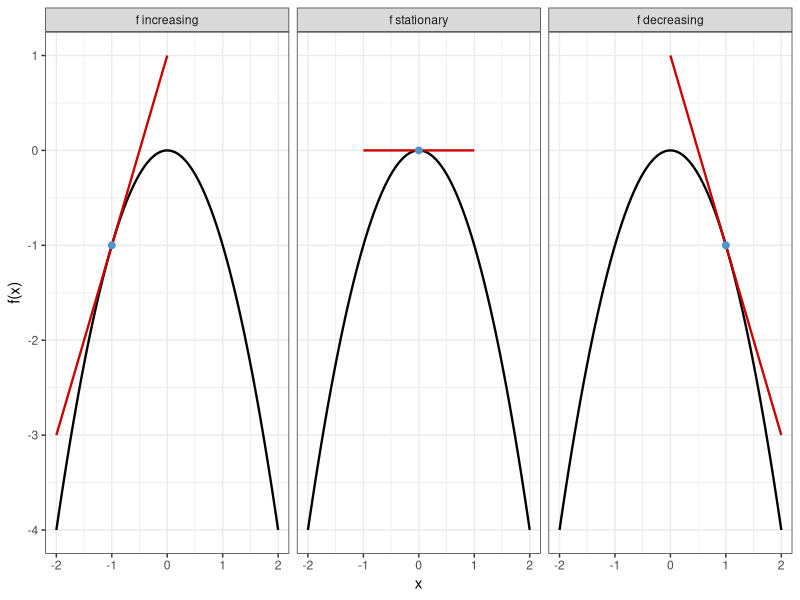
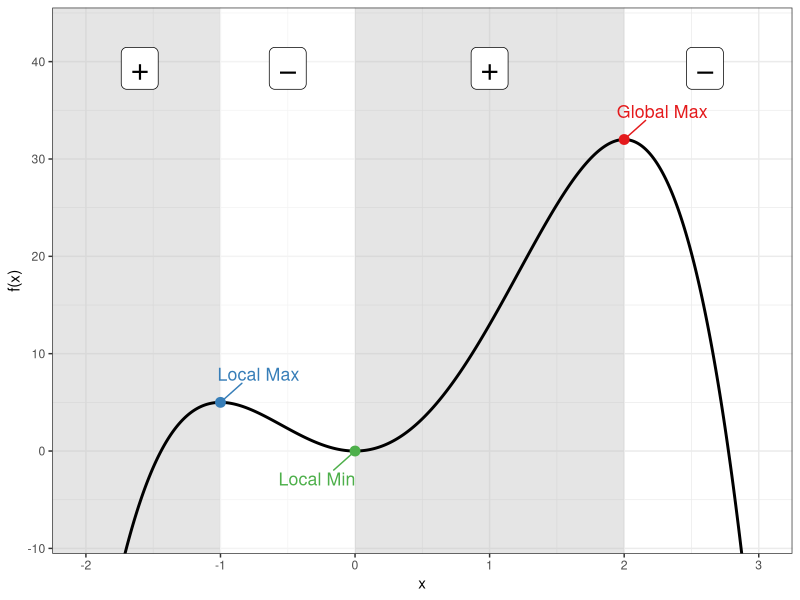
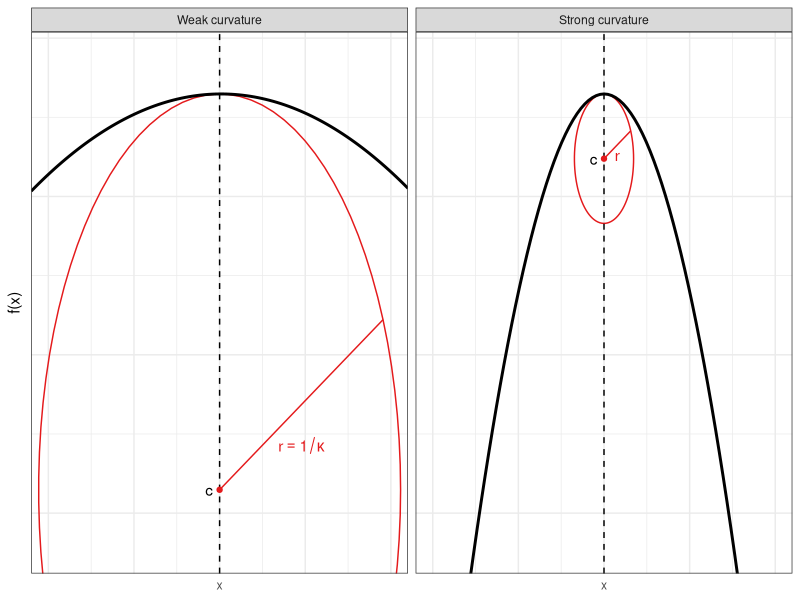
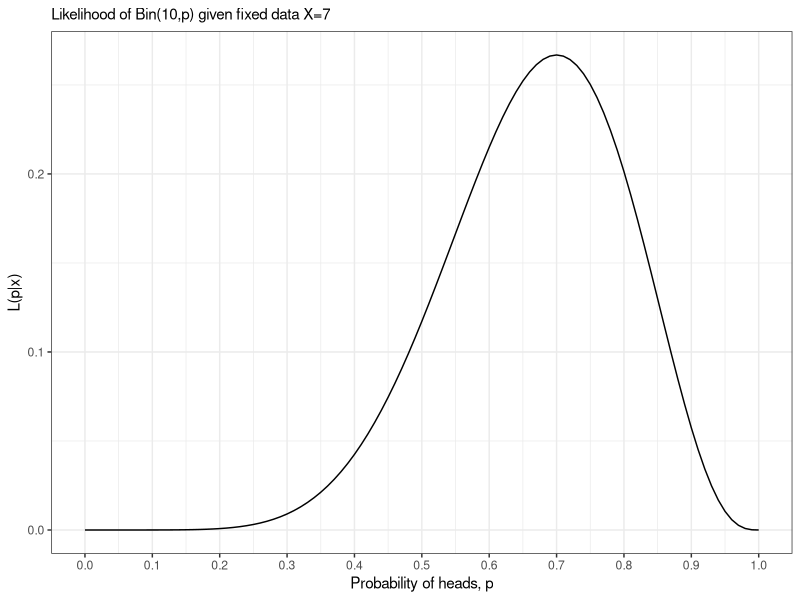
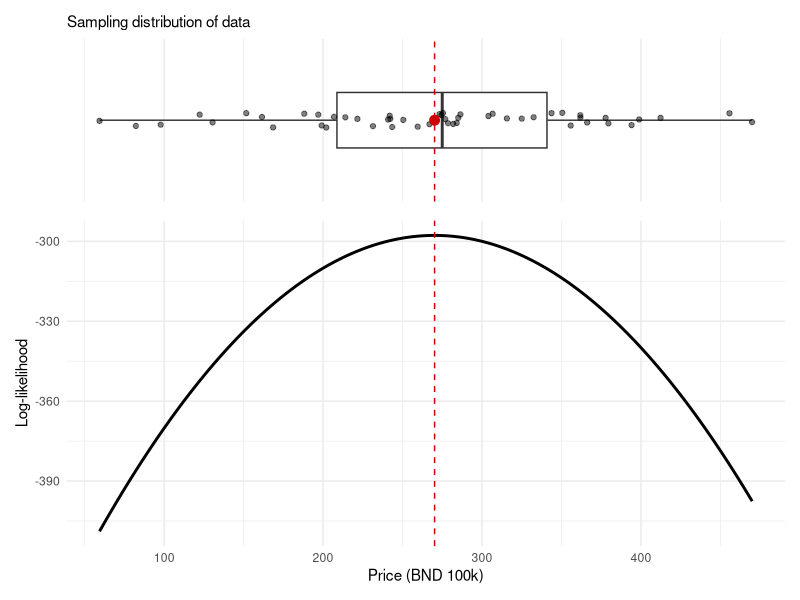
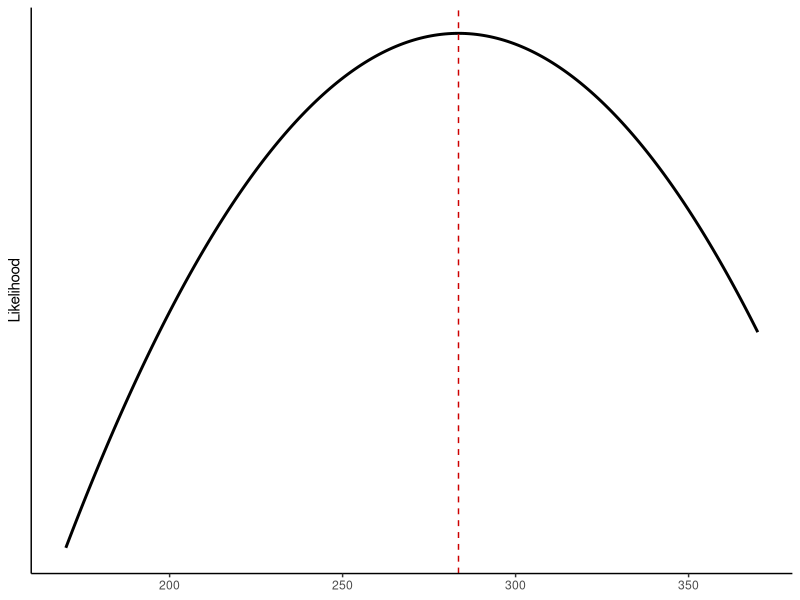
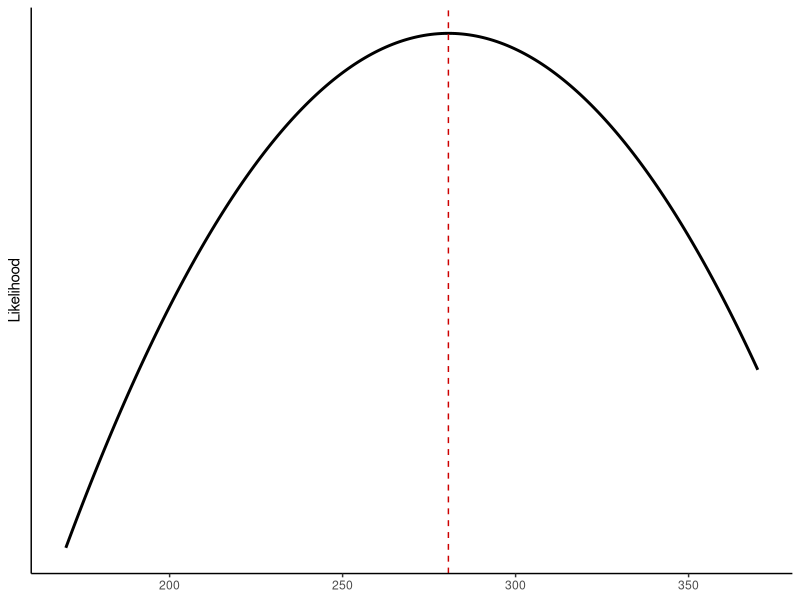
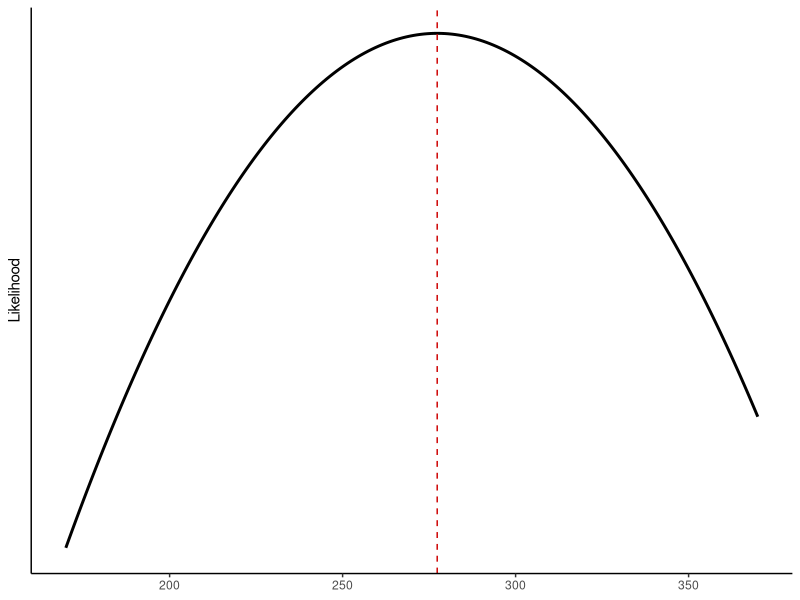

Source code (R) for these figures, in order:
## ---- chunk 1
#| fig-height: 2.8
#| fig-width: 7
#| out-width: 100%
library(tidyverse)

f <- function(x) -x^2
f_prime <- function(x) -2*x
x_pts <- c(-1, 0, 1)
fty <- factor(c("f increasing", "f stationary", "f decreasing"),
                levels = c("f increasing", "f stationary", "f decreasing"))

curve_df <- tibble(x = seq(-2, 2, length.out = 200), y = f(x))

tangent_df <- lapply(x_pts, function(a) {
  tibble(x = seq(a - 1, a + 1, length.out = 100),
         y = f_prime(a) * x + f(a) - f_prime(a) * a,
         x0 = a,
         type = fty[match(a, x_pts)])
}) |> bind_rows()

point_df <- tibble(x = x_pts, y = f(x_pts), type = fty)

ggplot() +
  geom_line(data = curve_df, aes(x, y), color = "black", linewidth = 0.8) +
  geom_line(data = tangent_df, aes(x, y), color = "red3", linewidth = 0.8) +
  geom_point(data = point_df, aes(x, y), color = "steelblue3", size = 2) +
  facet_wrap(~ type) +
  labs(x = "x", y = "f(x)") +
  theme_bw()
## ---- chunk 2
#| fig-height: 4.1
#| fig-width: 7
#| out-width: 100%
library(ggrepel)

f <- function(x) -3 * x ^ 4 + 4 * x ^ 3 + 12 * x ^ 2#-x^4 + 2*x^3 + 3*x^2 - 2*x
x_crit <- c(-1, 0, 2)
df <- tibble(x = seq(-2, 3, length.out = 500)) %>%
  mutate(y = f(x))

critical_points <- tibble(
  x = x_crit,
  label = c("Local Max", "Local Min", "Global Max"),
  color = RColorBrewer::brewer.pal(3, "Set1")
) %>%
  mutate(y = f(x))

shade_df <- tibble(
  xmin = c(-Inf, x_crit[1], x_crit[2]),
  xmax = c(x_crit[1], x_crit[2], x_crit[3]),
  fill = rep(c("grey75", "white"), length.out = 3)
)

pm_df <- tibble(
  x = ((c(-2.2, x_crit, 3.2) + c(x_crit, 3.2, 0)) / 2)[1:4],
  y = 35
)

ggplot(df, aes(x, y)) +
  geom_rect(data = shade_df, aes(xmin = xmin, xmax = xmax, ymin = -Inf, 
                                 ymax = Inf, fill = fill), 
            inherit.aes = FALSE, alpha = 0.4) +  
  scale_fill_identity() +
  geom_label(data = pm_df, aes(x, y, label = c("+", "−", "+", "−")),
            size = 8, color = "black", vjust = -0.5) +
  geom_line(color = "black", size = 1) +
  geom_point(data = critical_points, aes(x, y, color = label), size = 3,
             show.legend = FALSE) +
  geom_text_repel(
    data = critical_points, 
    aes(x, y, label = label, color = label), 
    size = 4.5, 
    seed = 4, 
    #nudge_y = 0.5,
    box.padding = 1, 
    point.padding = 0.4, 
    show.legend = FALSE
  ) +
  scale_colour_brewer(palette = "Set1") +
  coord_cartesian(ylim = c(-8, 43)) +
  labs(x = "x", y = "f(x)") +
  theme_bw()
## ---- chunk 3
#| fig-width: 7
#| fig-height: 3
#| out-width: 100%
#| label: curvature-concav
set.seed(123)
n1 <- 5
n2 <- 500
nratio <- sqrt(n2 / n1)
m <- 100
B <- 200
mu <- c(seq(5.8, 10.2, length = m - 1), 8)
res <- matrix(NA, nrow = m, ncol = B) 
score_vec1 <- score_vec2 <- mean_vec2 <- mean_vec1 <- rep(NA, B)

# Small FI
for (j in 1:B) {
  X <- rnorm(n1, mean = 8, sd = 1)
  ll <- rep(NA, length(mu))
  for (i in seq_along(ll)) 
    ll[i] <- sum(dnorm(X, mean = mu[i], sd = 1, log = TRUE)) 
  res[, j] <- ll
  mean_vec1[j] <- mean(X)
  score_vec1[j] <- sum(X - 8)
}
colnames(res) <- 1:B
res1 <-
  as_tibble(nratio * res) %>%
  mutate(mu = mu,
         mean = apply(nratio * res, 1, mean),
         n = n1) 

# Big FI
for (j in 1:B) {
  X <- rnorm(n2, mean = 8, sd = 1)
  ll <- rep(NA, length(mu))
  for (i in seq_along(ll)) 
    ll[i] <- sum(dnorm(X, mean = mu[i], sd = 1, log = TRUE)) 
  res[, j] <- ll
  mean_vec2[j] <- mean(X)
  score_vec2[j] <- sum(X - 8)
}
colnames(res) <- 1:B
res2 <-
  as_tibble(res) %>%
  mutate(mu = mu,
         mean = apply(res, 1, mean),
         n = n2) 

res <- bind_rows(res1, res2) %>%
  pivot_longer(`1`:`B`)

tmp <- res %>% filter(mu == 8) %>% summarise(mean = unique(mean)) %>% unlist()
diff <- max(tmp) - min(tmp)

res <-
  res |>
  mutate(
    value = case_when(
      n == n2 ~ value + diff,
      TRUE ~ value 
    ),
    mean = case_when(
      n == n2 ~ mean + diff,
      TRUE ~ mean
    ),
    n = factor(n, labels = c("Weak curvature", "Strong curvature"))
  )

ymax <- max(res$value) + 0.25 * abs(max(res$value))
ymin <- min(res$value)

r1 <- 5 * sd(mean_vec1)
r2 <- 8 * sd(mean_vec2)

circle <- tibble(
  n = factor(1:2, labels = c("Weak curvature", "Strong curvature")),  
  xc = c(8, 8),
  a = c(r1, r2),
  b = 500 * c(1, 1 * r2 / r1),
  yc = tmp[1] - b,
  phi = c(0, 0)
) %>% 
  expand_grid(t = seq(0, 2 * pi, length = 100)) %>%
  mutate(x = xc + a * cos(t) * cos(phi) - b * sin(t) * sin(phi),
         y = yc + a * cos(t) * sin(phi) + b * sin(t) * cos(phi))

circle_text <- 
  filter(circle, t > 0.39 & t < 0.45) %>%
  mutate(a2 = xc + a, label = c("r == 1 / kappa", "r"))

my_cols <- RColorBrewer::brewer.pal(3, "Set1")
res |>
  group_by(mu, n) |>
  summarise(mean = mean(mean)) |>
  ggplot(aes(mu, value)) +
  geom_path(data = circle, aes(x, y), col = my_cols[1]) +
  geom_line(aes(y = mean), col = "black", size = 1) +
  geom_vline(xintercept = 8, linetype = "dashed") +
  geom_segment(data = circle_text, aes(xc, yc, xend = x, yend = y), col = my_cols[1]) +
  geom_point(data = circle_text, aes(xc, yc), col = my_cols[1], size = 1.5) +
  geom_text(data = circle_text, aes((xc + x) / 2, (yc + y) / 2 / 0.9, label = label), 
            parse = TRUE, col = my_cols[1]) +
  geom_text(data = circle_text, aes(xc, yc), label = "c", nudge_x = -0.12) +
  scale_x_continuous(breaks = c(6, 7, 8, 9, 10), labels = c("", "", "x", "", "")) +
  labs(y = "f(x)", x = NULL) +
  coord_cartesian(ylim = c(ymin + 800, ymax), xlim = c(6, 10)) +
  facet_grid(. ~ n) +
  theme_bw() + 
  theme(axis.text.y = element_blank(), axis.ticks = element_blank()) 
## ---- chunk 4
#| out-width: 100%
#| fig-height: 3
#| fig-width: 7

plot_binom_lik <- function(nheads) {
  
  x <- seq(0, 1, by = 0.01)
  y <- dbinom(nheads, size = 10, x)
  
  ggplot(data.frame(x = x, y = y), aes(x, y)) +
  geom_line() +
  scale_x_continuous(breaks = seq(0, 1, by = 0.1)) +
  theme_bw()
}

plot_binom_lik(7) + 
  labs(x = "Probability of heads, p", y = "L(p|x)",
       subtitle = "Likelihood of Bin(10,p) given fixed data X=7") 
## ---- chunk 5
#| message: false
#| warning: false
#| out-width: 100%
#| fig-height: 3.7
#| fig-width: 8
library(tidyverse)
set.seed(NULL)
n <- 50
mu <- 272
sigma <- 100
x <- rnorm(n, mean = mu, sd = sigma)
loglik <- function(mu, X = x) {
  sum(dnorm(X, mean = mu, sd = sigma, log = TRUE))
}

xmin <- min(x)
xmax <- max(x)

# Boxplot of sample data
p1 <-
  ggplot(tibble(x, y = 0), aes(x, y)) +
  geom_boxplot() +
  geom_jitter(size = 1.5, alpha = 0.5, height = 0.1) +
  annotate("point", x = mean(x), y = 0, size = 3, colour = "red3") +
  geom_vline(xintercept = mean(x), linetype = "dashed", colour = "red3") +
  theme_minimal() +
  coord_cartesian(ylim = c(-1, 1), xlim = c(xmin, xmax)) +
  theme(axis.text.y= element_blank(), axis.ticks.y = element_blank(),
        axis.text.x = element_blank(), panel.grid.major.y = element_blank(), 
        panel.grid.minor.y = element_blank()) +
  labs(y = NULL, x = NULL, subtitle = "Sampling distribution of data")

# Likelihood function
p2 <- tibble(
    xx = seq(xmin, xmax, length.out = 200),
    # yy = unlist(map(xx, \(z) sum(dnorm(z, mean = mean(x), sd = 1, log = TRUE))))
  ) |>
  rowwise() |>
  mutate(yy = loglik(xx)) |>
  ggplot(aes(xx, yy)) +
  geom_line(size = 1) +
  geom_vline(xintercept = mean(x), linetype = "dashed", colour = "red3") +
  coord_cartesian(xlim = c(xmin, xmax)) +
  labs(x = "Price (BND 100k)", y = "Log-likelihood") +
  theme_minimal() 

# cowplot::plot_grid(p1, p2, ncol = 1)
library(patchwork)
p1 / p2 + plot_layout(heights = c(0.5, 1))
## ---- chunk 6
x <- rnorm(n, mean = mu, sd = sigma)
cat(head(round(x), 11), "...")
## ---- chunk 7
#| out-width: 100%
#| fig-height: 0.85
#| fig-width: 5
tibble(xx = seq(170, 370, length.out = 200)) |>
  rowwise() |>
  mutate(yy = loglik(xx)) |>
  ggplot(aes(xx, yy)) +
  geom_line(size = 1) +
  geom_vline(xintercept = mean(x), linetype = "dashed", colour = "red3") +
  coord_cartesian(xlim = c(170, 370)) +
  labs(x = NULL, y = "Likelihood") +
  theme_classic() +
  theme(
    axis.text.y = element_blank(),
    axis.ticks.y = element_blank()
  )
## ---- chunk 8
x <- rnorm(n, mean = mu, sd = sigma)
cat(head(round(x), 11), "...")
## ---- chunk 9
#| out-width: 100%
#| fig-height: 0.85
#| fig-width: 5
tibble(xx = seq(170, 370, length.out = 200)) |>
  rowwise() |>
  mutate(yy = loglik(xx)) |>
  ggplot(aes(xx, yy)) +
  geom_line(size = 1) +
  geom_vline(xintercept = mean(x), linetype = "dashed", colour = "red3") +
  coord_cartesian(xlim = c(170, 370)) +
  labs(x = NULL, y = "Likelihood") +
  theme_classic() +
  theme(
    axis.text.y = element_blank(),
    axis.ticks.y = element_blank()
  )
## ---- chunk 10
x <- rnorm(n, mean = mu, sd = sigma)
cat(head(round(x), 11), "...")
## ---- chunk 11
#| out-width: 100%
#| fig-height: 0.85
#| fig-width: 5
tibble(xx = seq(170, 370, length.out = 200)) |>
  rowwise() |>
  mutate(yy = loglik(xx)) |>
  ggplot(aes(xx, yy)) +
  geom_line(size = 1) +
  geom_vline(xintercept = mean(x), linetype = "dashed", colour = "red3") +
  coord_cartesian(xlim = c(170, 370)) +
  labs(x = NULL, y = "Likelihood") +
  theme_classic() +
  theme(
    axis.text.y = element_blank(),
    axis.ticks.y = element_blank()
  )
## ---- chunk 12
x <- rnorm(n, mean = mu, sd = sigma)
cat(head(round(x), 11), "...")
## ---- chunk 13
#| out-width: 100%
#| fig-height: 0.85
#| fig-width: 5
tibble(xx = seq(170, 370, length.out = 200)) |>
  rowwise() |>
  mutate(yy = loglik(xx)) |>
  ggplot(aes(xx, yy)) +
  geom_line(size = 1) +
  geom_vline(xintercept = mean(x), linetype = "dashed", colour = "red3") +
  coord_cartesian(xlim = c(170, 370)) +
  labs(x = NULL, y = "Likelihood") +
  theme_classic() +
  theme(
    axis.text.y = element_blank(),
    axis.ticks.y = element_blank()
  )
## ---- chunk 14
x <- rnorm(n, mean = mu, sd = sigma)
cat(head(round(x), 11), "...")
## ---- chunk 15
#| out-width: 100%
#| fig-height: 0.85
#| fig-width: 5
tibble(xx = seq(170, 370, length.out = 200)) |>
  rowwise() |>
  mutate(yy = loglik(xx)) |>
  ggplot(aes(xx, yy)) +
  geom_line(size = 1) +
  geom_vline(xintercept = mean(x), linetype = "dashed", colour = "red3") +
  coord_cartesian(xlim = c(170, 370)) +
  labs(x = NULL, y = "Likelihood") +
  theme_classic() +
  theme(
    axis.text.y = element_blank(),
    axis.ticks.y = element_blank()
  )
## ---- chunk 16
#| out-width: 100%
#| fig-height: 4
#| fig-width: 7
set.seed(123)
n1 <- 5
n2 <- 500
nratio <- sqrt(n2 / n1)
m <- 100
B <- 100
mu <- c(seq(5.8, 10.2, length = m - 1), 8)
res <- matrix(NA, nrow = m, ncol = B) 
score_vec1 <- score_vec2 <- mean_vec2 <- mean_vec1 <- rep(NA, B)

# Small FI
for (j in 1:B) {
  X <- rnorm(n1, mean = 8, sd = 1)
  ll <- rep(NA, length(mu))
  for (i in seq_along(ll)) 
    ll[i] <- sum(dnorm(X, mean = mu[i], sd = 1, log = TRUE)) 
  res[, j] <- ll
  mean_vec1[j] <- mean(X)
  score_vec1[j] <- sum(X - 8)
}
colnames(res) <- 1:B
res1 <-
  as_tibble(nratio * res) %>%
  mutate(mu = mu,
         mean = apply(nratio * res, 1, mean),
         n = n1) 

# Big FI
for (j in 1:B) {
  X <- rnorm(n2, mean = 8, sd = 1)
  ll <- rep(NA, length(mu))
  for (i in seq_along(ll)) 
    ll[i] <- sum(dnorm(X, mean = mu[i], sd = 1, log = TRUE)) 
  res[, j] <- ll
  mean_vec2[j] <- mean(X)
  score_vec2[j] <- sum(X - 8)
}
colnames(res) <- 1:B
res2 <-
  as_tibble(res) %>%
  mutate(mu = mu,
         mean = apply(res, 1, mean),
         n = n2) 

res <- bind_rows(res1, res2) %>%
  pivot_longer(`1`:`B`)

tmp <- res %>% filter(mu == 8) %>% summarise(mean = unique(mean)) %>% unlist()
diff <- max(tmp) - min(tmp)

res <-
  res %>%
  mutate(
    value = case_when(
      n == n2 ~ value + diff,
      TRUE ~ value 
    ),
    mean = case_when(
      n == n2 ~ mean + diff,
      TRUE ~ mean
    ),
    n = factor(n, labels = c("Low information", "High information"))
  )

ymax <- max(res$value) + 0.25 * abs(max(res$value))
ymin <- min(res$value)

r1 <- 5 * sd(mean_vec1)
r2 <- 8 * sd(mean_vec2)

circle <- tibble(
  n = factor(1:2, labels = c("Low information", "High information")),  
  xc = c(8, 8),
  a = c(r1, r2),
  b = 500 * c(1, 1 * r2 / r1),
  yc = tmp[1] - b,
  phi = c(0, 0)
) %>% 
  expand_grid(t = seq(0, 2 * pi, length = 100)) %>%
  mutate(x = xc + a * cos(t) * cos(phi) - b * sin(t) * sin(phi),
         y = yc + a * cos(t) * sin(phi) + b * sin(t) * cos(phi))

circle_text <- 
  filter(circle, t > 0.39 & t < 0.45) %>%
  mutate(a2 = xc + a, label = c("r == 1 / kappa", NA))

my_cols <- c("red3", "#7eb0d5") %>% rev()

pretty_labels <- seq(100, 500, by = 100)
pretty_positions <- (pretty_labels - 72) / 100 + 6

res |>
  filter(n == "Low information") |>
  ggplot(aes(mu, value)) +
  geom_line(aes(group = name), col = "gray30", alpha = 0.1) +
  geom_path(data = filter(circle, n == "Low information"), aes(x, y), col = "red3") +
  geom_segment(data = filter(circle_text, n == "Low information"), aes(xc, yc, xend = x, yend = y), col = "red3") +
  geom_text(data = filter(circle_text, n == "Low information"), aes((xc + x) / 2 + 0.5, (yc + y) / 2 - 20, label = label), 
            parse = TRUE, col = "red3") +
  geom_line(data = filter(res, n == "Low information") %>% group_by(mu, n) %>% summarise(mean = mean(mean)),
            aes(y = mean), col = "black", size = 1.2) +  
  geom_point(data = tibble(x = c(mean_vec1 + rnorm(B, sd = 0.08), 
                                 mean_vec2 + rnorm(B, sd = 0.08)),
                           y = ymax,
                           name = rep(1:B, 2),
                           n = factor(rep(c(1:2), each = B),
                                      labels = c("Low information", "High information"))),
             aes(x, y), shape = "|", col = "red3") +
  geom_vline(xintercept = 8, linetype = "dashed") +
  scale_x_continuous(
    breaks = pretty_positions,
    labels = pretty_labels
  ) +
  theme_minimal() +
  theme(legend.position = "none",
        axis.text.y = element_blank(), axis.ticks.y = element_blank()) +
  labs(y = "Likelihood", x = "Price (BND 100k)") +
  coord_cartesian(ylim = c(ymin + 800, ymax), xlim = c(6, 10)) 
## ---- chunk 17
#| out-width: 100%
#| fig-height: 4
#| fig-width: 7
set.seed(123)
n1 <- 5
n2 <- 500
nratio <- sqrt(n2 / n1)
m <- 100
B <- 100
mu <- c(seq(5.8, 10.2, length = m - 1), 8)
res <- matrix(NA, nrow = m, ncol = B) 
score_vec1 <- score_vec2 <- mean_vec2 <- mean_vec1 <- rep(NA, B)

# Small FI
for (j in 1:B) {
  X <- rnorm(n1, mean = 8, sd = 1)
  ll <- rep(NA, length(mu))
  for (i in seq_along(ll)) 
    ll[i] <- sum(dnorm(X, mean = mu[i], sd = 1, log = TRUE)) 
  res[, j] <- ll
  mean_vec1[j] <- mean(X)
  score_vec1[j] <- sum(X - 8)
}
colnames(res) <- 1:B
res1 <-
  as_tibble(nratio * res) %>%
  mutate(mu = mu,
         mean = apply(nratio * res, 1, mean),
         n = n1) 

# Big FI
for (j in 1:B) {
  X <- rnorm(n2, mean = 8, sd = 1)
  ll <- rep(NA, length(mu))
  for (i in seq_along(ll)) 
    ll[i] <- sum(dnorm(X, mean = mu[i], sd = 1, log = TRUE)) 
  res[, j] <- ll
  mean_vec2[j] <- mean(X)
  score_vec2[j] <- sum(X - 8)
}
colnames(res) <- 1:B
res2 <-
  as_tibble(res) %>%
  mutate(mu = mu,
         mean = apply(res, 1, mean),
         n = n2) 

res <- bind_rows(res1, res2) %>%
  pivot_longer(`1`:`B`)

tmp <- res %>% filter(mu == 8) %>% summarise(mean = unique(mean)) %>% unlist()
diff <- max(tmp) - min(tmp)

res <-
  res %>%
  mutate(
    value = case_when(
      n == n2 ~ value + diff,
      TRUE ~ value 
    ),
    mean = case_when(
      n == n2 ~ mean + diff,
      TRUE ~ mean
    ),
    n = factor(n, labels = c("Low information", "High information"))
  )

ymax <- max(res$value) + 0.25 * abs(max(res$value))
ymin <- min(res$value)

r1 <- 5 * sd(mean_vec1)
r2 <- 8 * sd(mean_vec2)

circle <- tibble(
  n = factor(1:2, labels = c("Low information", "High information")),  
  xc = c(8, 8),
  a = c(r1, r2),
  b = 500 * c(1, 1 * r2 / r1),
  yc = tmp[1] - b,
  phi = c(0, 0)
) %>% 
  expand_grid(t = seq(0, 2 * pi, length = 100)) %>%
  mutate(x = xc + a * cos(t) * cos(phi) - b * sin(t) * sin(phi),
         y = yc + a * cos(t) * sin(phi) + b * sin(t) * cos(phi))

circle_text <- 
  filter(circle, t > 0.39 & t < 0.45) %>%
  mutate(a2 = xc + a, label = c("r == 1 / kappa", NA))

my_cols <- c("red3", "#7eb0d5") %>% rev()

pretty_labels <- seq(100, 500, by = 100)
pretty_positions <- (pretty_labels - 72) / 100 + 6

res |>
  filter(n == "High information") |>
  ggplot(aes(mu, value)) +
  geom_line(aes(group = name), col = "gray30", alpha = 0.1) +
  geom_path(data = filter(circle, n == "High information"), aes(x, y), col = "red3") +
  geom_segment(data = filter(circle_text, n == "High information"), aes(xc, yc, xend = x, yend = y), col = "red3") +
  geom_text(data = filter(circle_text, n == "High information"), aes((xc + x) / 2 + 0.5, (yc + y) / 2 - 20, label = label), 
            parse = TRUE, col = "red3") +
  geom_line(data = filter(res, n == "High information") %>% group_by(mu, n) %>% summarise(mean = mean(mean)),
            aes(y = mean), col = "black", size = 1.2) +  
  geom_point(data = tibble(x = c(mean_vec1 + rnorm(B, sd = 0.08), 
                                 mean_vec2 + rnorm(B, sd = 0.08)),
                           y = ymax,
                           name = rep(1:B, 2),
                           n = factor(rep(c(1:2), each = B),
                                      labels = c("Low information", "High information"))),
             aes(x, y), shape = "|", col = "red3") +
  geom_vline(xintercept = 8, linetype = "dashed") +
  scale_x_continuous(
    breaks = pretty_positions,
    labels = pretty_labels
  ) +
  theme_minimal() +
  theme(legend.position = "none",
        axis.text.y = element_blank(), axis.ticks.y = element_blank()) +
  labs(y = "Likelihood", x = "Price (BND 100k)") +
  coord_cartesian(ylim = c(ymin + 800, ymax), xlim = c(6, 10)) 
## ---- chunk 18
set.seed(136)
x <- rexp(50, rate = 1 / 300)

formatted <- formatC(round(x, 1), format = "f", digits = 1, width = 6)
mat <- matrix(formatted, nrow = 5, byrow = TRUE)
invisible(apply(mat, 1, function(row) cat(paste(row, collapse = " "), "\n")))
